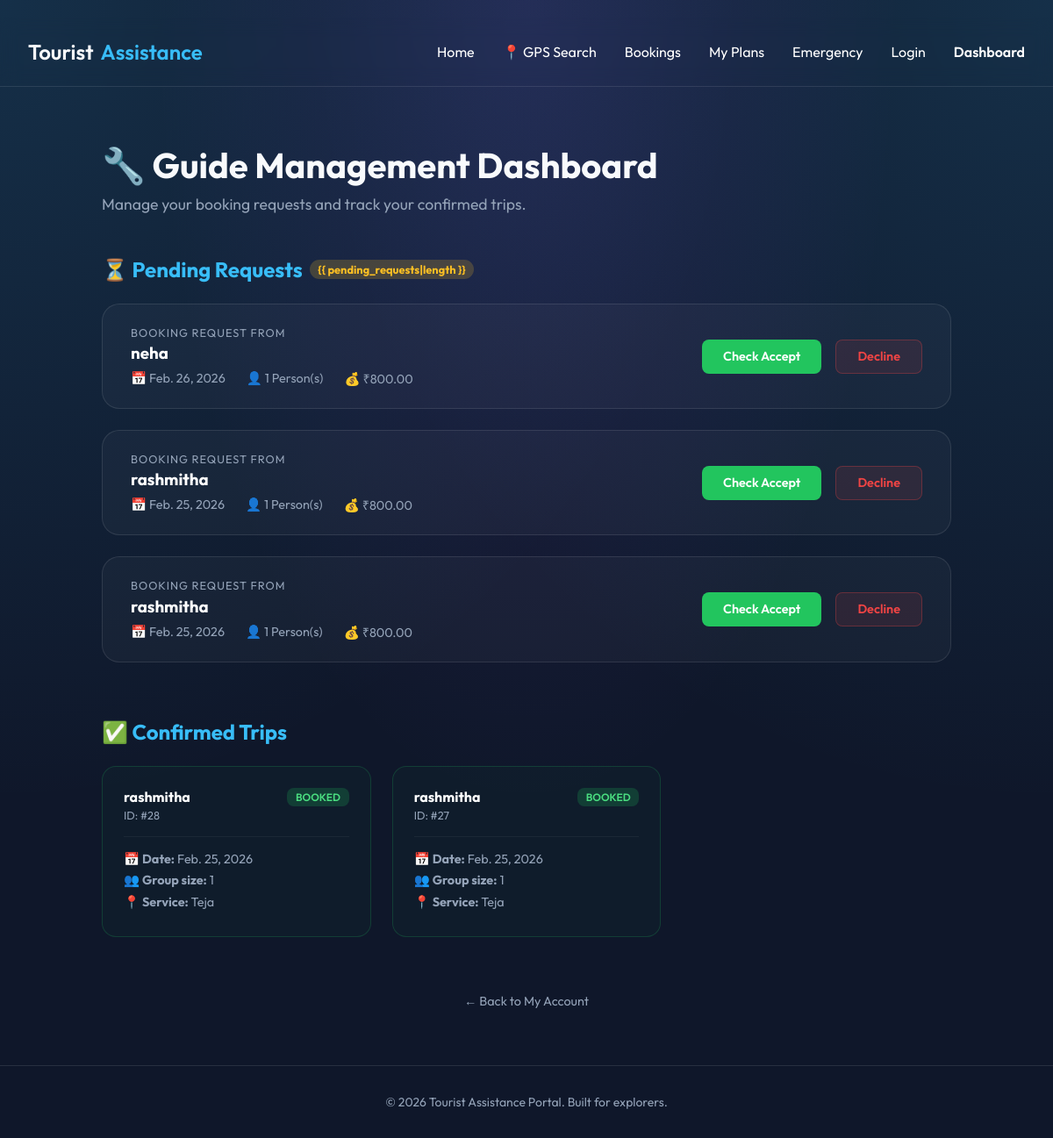
Screenshot of /bookings/guides/dashboard/ (signed in) with the database file from the repository.
### bookings/models.py (models this page shows, shortened)
class Booking(models.Model):
    STATUS_CHOICES = (
        ('PENDING', 'Pending'),
        ('WAITING_APPROVAL', 'Waiting for Approval'),
        ('CONFIRMED', 'Confirmed'),
        ('CANCELLED', 'Cancelled'),
        ('REJECTED', 'Rejected'),
    )
    user = models.ForeignKey(User, on_delete=models.CASCADE)
    service = models.ForeignKey(Service, on_delete=models.CASCADE)
    guest_name = models.CharField(max_length=200, blank=True, null=True, help_text="Primary guest name (optional)")
    booking_date = models.DateField()
    quantity = models.PositiveIntegerField(default=1)
    total_price = models.DecimalField(max_digits=10, decimal_places=2)
    status = models.CharField(max_length=20, choices=STATUS_CHOICES, default='PENDING')
    pickup_location = models.CharField(max_length=200, blank=True, null=True)
    drop_location = models.CharField(max_length=200, blank=True, null=True)
    created_at = models.DateTimeField(auto_now_add=True)

class Service(models.Model):
    SERVICE_TYPES = (
        ('HOTEL', 'Hotel'),
        ('RESTAURANT', 'Restaurant'),
        ('TRANSPORT', 'Transport'),
        ('GUIDE', 'Local Guide'),
    )
    TRANSPORT_CATEGORIES = (
        ('CAB', 'Cabs / Taxis'),
        ('BUS', 'Buses'),
        ('TRAIN', 'Trains'),
        ('FLIGHT', 'Flights'),
        ('CAR_RENTAL', 'Car Rentals'),
        ('BIKE_RENTAL', 'Bike Rentals'),
    )
    type = models.CharField(max_length=20, choices=SERVICE_TYPES)
    name = models.CharField(max_length=200)
    description = models.TextField()
    price_per_unit = models.DecimalField(max_digits=10, decimal_places=2)
    availability_calendar = models.JSONField(default=dict, help_text="Store availability as date strings")
    image = models.ImageField(upload_to='services/', blank=True, null=True)
    transport_category = models.CharField(max_length=20, choices=TRANSPORT_CATEGORIES, blank=True, null=True)
    pickup_location = models.CharField(max_length=200, blank=True, null=True)
    contact_number = models.CharField(max_length=20, blank=True, null=True)
    rating = models.FloatField(default=0.0)  # legacy field kept for backwards compat

### bookings/views.py (the view)
# urls.py: path('guides/dashboard/', views.guide_dashboard_view, name='guide-dashboard'),
@login_required
def guide_dashboard_view(request):
    user_guides = request.user.local_guides.all()
    pending_requests = Booking.objects.filter(
        service__guide_listing__in=user_guides,
        status='WAITING_APPROVAL'
    ).order_by('-created_at')
    confirmed_bookings = Booking.objects.filter(
        service__guide_listing__in=user_guides,
        status='CONFIRMED'
    ).order_by('-created_at')
    return render(request, 'guides/dashboard.html', {
        'pending_requests': pending_requests,
        'confirmed_bookings': confirmed_bookings
    })

### templates/guides/dashboard.html (shortened to what this page needs)
{% extends "base.html" %}
{% block content %}
<div class="guide-dashboard-wrapper"
    style="width: 100%; max-width: 1000px; padding: 2rem 1rem; animation: fadeIn 0.8s ease-out;">
    <div class="header" style="margin-bottom: 3rem;">
        <h1 style="font-size: 2.5rem; margin-bottom: 0.5rem;">🔧 Guide Management Dashboard</h1>
        <p style="color: var(--text-dim); font-size: 1.1rem;">Manage your booking requests and track your confirmed
            trips.</p>
    </div>
    <section style="margin-bottom: 4rem;">
        <h2
            style="font-size: 1.5rem; margin-bottom: 1.5rem; color: var(--accent-color); display: flex; align-items: center; gap: 0.5rem;">
            ⏳ Pending Requests
            <span
                style="font-size: 0.8rem; background: rgba(251, 191, 36, 0.2); color: #fbbf24; padding: 0.2rem 0.6rem; border-radius: 12px;">{{
                pending_requests|length }}</span>
        </h2>
        <div style="display: grid; gap: 1.5rem;">
            {% for booking_request in pending_requests %}
            <div class="glass"
                style="padding: 1.5rem 2rem; border-radius: 20px; background: rgba(255,255,255,0.03); border: 1px solid var(--glass-border); display: flex; justify-content: space-between; align-items: center; flex-wrap: wrap; gap: 1.5rem;">
                <div style="flex: 1; min-width: 200px;">
                    <p
                        style="font-size: 0.8rem; color: var(--text-dim); margin: 0; text-transform: uppercase; letter-spacing: 1px;">
                        Booking Request From</p>
                    <h3 style="margin: 0.2rem 0 0.5rem; color: white;">{{ booking_request.user.username }}</h3>
                    <div style="display: flex; gap: 1.5rem; font-size: 0.9rem; color: var(--text-dim);">
                        <span>📅 {{ booking_request.booking_date }}</span>
                        <span>👤 {{ booking_request.quantity }} Person(s)</span>
                        <span>💰 ₹{{ booking_request.total_price }}</span>
                    </div>
                </div>
                <div style="display: flex; gap: 1rem;">
                    <a href="{% url 'approve-booking' booking_request.id %}"
                        style="padding: 0.6rem 1.5rem; background: #22c55e; color: white; border-radius: 8px; font-weight: 600; text-decoration: none; font-size: 0.9rem; display: flex; align-items: center; gap: 0.4rem;">
                        Check Accept
                    </a>
                    <a href="{% url 'reject-booking' booking_request.id %}"
                        style="padding: 0.6rem 1.5rem; background: rgba(239, 68, 68, 0.1); border: 1px solid rgba(239, 68, 68, 0.3); color: #ef4444; border-radius: 8px; font-weight: 600; text-decoration: none; font-size: 0.9rem;">
                        Decline
                    </a>
                </div>
            </div>
            {% empty %}
            <div
                style="text-align: center; padding: 3rem; background: rgba(255,255,255,0.02); border-radius: 20px; border: 1px dashed var(--glass-border);">
                <p style="color: var(--text-dim); margin: 0;">No pending requests at the moment. You're all caught up!
                </p>
            </div>
            {% endfor %}
        </div>
    </section>
    <section>
        <h2
            style="font-size: 1.5rem; margin-bottom: 1.5rem; color: var(--accent-color); display: flex; align-items: center; gap: 0.5rem;">
            ✅ Confirmed Trips
        </h2>
        <div style="display: grid; grid-template-columns: repeat(auto-fill, minmax(300px, 1fr)); gap: 1.5rem;">
            {% for booking in confirmed_bookings %}
            <div class="glass"
                style="padding: 1.5rem; border-radius: 16px; background: rgba(34, 197, 94, 0.03); border: 1px solid rgba(34, 197, 94, 0.2);">
                <div
                    style="display: flex; justify-content: space-between; align-items: flex-start; margin-bottom: 1rem;">
                    <div>
                        <h4 style="margin: 0; color: white;">{{ booking.user.username }}</h4>
                        <p style="font-size: 0.8rem; color: var(--text-dim); margin: 0.2rem 0 0;">ID: #{{ booking.id }}
                        </p>
                    </div>
                    <span
                        style="font-size: 0.75rem; background: rgba(34, 197, 94, 0.2); color: #4ade80; padding: 0.2rem 0.6rem; border-radius: 8px; font-weight: 600;">BOOKED</span>
                </div>
                <div
                    style="font-size: 0.9rem; color: var(--text-dim); border-top: 1px solid rgba(255,255,255,0.05); padding-top: 1rem;">
                    <div style="margin-bottom: 0.4rem;">📅 <strong>Date:</strong> {{ booking.booking_date }}</div>
                    <div style="margin-bottom: 0.4rem;">👥 <strong>Group size:</strong> {{ booking.quantity }}</div>
                    <div style="margin-bottom: 0.4rem;">📍 <strong>Service:</strong> {{ booking.service.name }}</div>
                </div>
            </div>
            {% empty %}
            <div style="grid-column: 1 / -1; text-align: center; padding: 2rem; color: var(--text-dim);">
                No confirmed trips yet.
            </div>
            {% endfor %}
        </div>
    </section>
    <div style="margin-top: 4rem; text-align: center;">
        <a href="{% url 'profile' %}" style="color: var(--text-dim); text-decoration: none; font-size: 0.9rem;">← Back
            to My Account</a>
    </div>
</div>
{% endblock %}

### templates/base.html (style rules this page uses)
:root { --primary-bg: #0f172a; --glass-bg: rgba(255, 255, 255, 0.05); --glass-border: rgba(255, 255, 255, 0.1); --accent-color: #38bdf8; --text-main: #f8fafc; --text-dim: #94a3b8; }
* { margin: 0; padding: 0; box-sizing: border-box; font-family: 'Outfit', sans-serif; }
body { background-color: var(--primary-bg); background-image: radial-gradient(at 0% 0%, rgba(56, 189, 248, 0.15) 0, transparent 50%), radial-gradient(at 50% 0%, rgba(139, 92, 246, 0.15) 0, transparent 50%), radial-gradient(at 100% 0%, rgba(56, 189, 248, 0.15) 0, transparent 50%); color: var(--text-main); min-height: 100vh; display: flex; flex-direction: column; }

### rows the page displays
Booking: user.username "neha", booking_date "Feb. 26, 2026", quantity "1", total_price "800.00"
Booking: user.username "rashmitha", booking_date "Feb. 25, 2026", quantity "1", total_price "800.00"
Booking: user.username "rashmitha", booking_date "Feb. 25, 2026", quantity "1", total_price "800.00"
Booking: user.username "rashmitha", id "28", booking_date "Feb. 25, 2026", quantity "1", service.name "Teja"
Booking: user.username "rashmitha", id "27", booking_date "Feb. 25, 2026", quantity "1", service.name "Teja"
